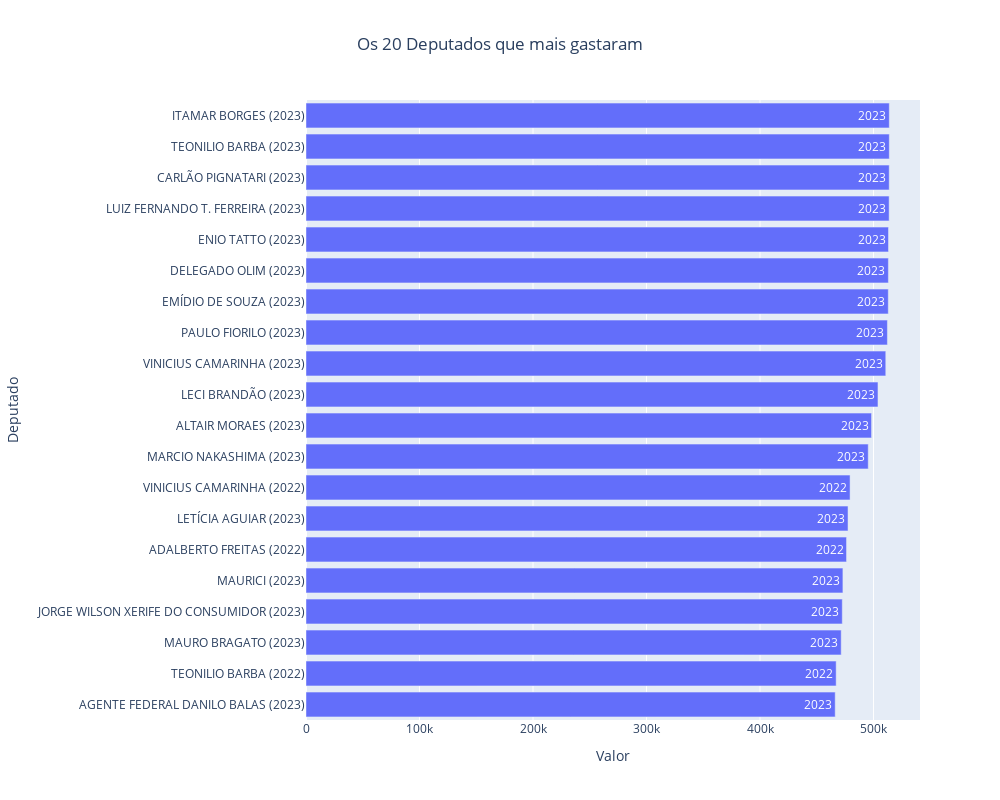

Notebook code for this chart:
### Code cell
# Criar o gráfico
fig = px.bar(deputadosMaiorCusto.sort_values(by='Valor', ascending=True),
             x='Valor',
             y='Deputado',
             orientation='h',
             text='Ano',
             template='plotly',
             width=1000, height=800,
             title="Os 20 Deputados que mais gastaram"
            )
# Centralizar o título
fig.update_layout(title_x=0.5)

# Apresentar o gráfico
fig.show()

### Figure 1 — Plotly figure (JSON) as saved in the notebook; plotly's stock layout.template omitted (floating-point values rounded to 4 significant figures)
{"data": [{"alignmentgroup": "True", "hovertemplate": "Valor=%{x}<br>Deputado=%{y}<br>Ano=%{text}<extra></extra>", "legendgroup": "", "marker": {"color": "#636efa", "pattern": {"shape": ""}}, "name": "", "offsetgroup": "", "orientation": "h", "showlegend": false, "text": [2023, 2022, 2023, 2023, 2023, 2022, 2023, 2022, 2023, 2023, 2023, 2023, 2023, 2023, 2023, 2023, 2023, 2023, 2023, 2023], "textposition": "auto", "type": "bar", "x": [466200.0, 467100.0, 471500.0, 472500.0, 473000.0, 476200.0, 477500.0, 479300.0, 495300.0, 498300.0, 503900.0, 510800.0, 512200.0, 513000.0, 513100.0, 513200.0, 513800.0, 513800.0, 513900, 513900.0], "xaxis": "x", "y": ["AGENTE FEDERAL DANILO BALAS (2023)", "TEONILIO BARBA (2022)", "MAURO BRAGATO (2023)", "JORGE WILSON XERIFE DO CONSUMIDOR (2023)", "MAURICI (2023)", "ADALBERTO FREITAS (2022)", "LETÍCIA AGUIAR (2023)", "VINICIUS CAMARINHA (2022)", "MARCIO NAKASHIMA (2023)", "ALTAIR MORAES (2023)", "LECI BRANDÃO (2023)", "VINICIUS CAMARINHA (2023)", "PAULO FIORILO (2023)", "EMÍDIO DE SOUZA (2023)", "DELEGADO OLIM (2023)", "ENIO TATTO (2023)", "LUIZ FERNANDO T. FERREIRA (2023)", "CARLÃO PIGNATARI (2023)", "TEONILIO BARBA (2023)", "ITAMAR BORGES (2023)"], "yaxis": "y"}], "layout": {"barmode": "relative", "height": 800, "legend": {"tracegroupgap": 0}, "title": {"text": "Os 20 Deputados que mais gastaram", "x": 0.5}, "width": 1000, "xaxis": {"anchor": "y", "domain": [0, 1], "title": {"text": "Valor"}}, "yaxis": {"anchor": "x", "domain": [0, 1], "title": {"text": "Deputado"}}}}
